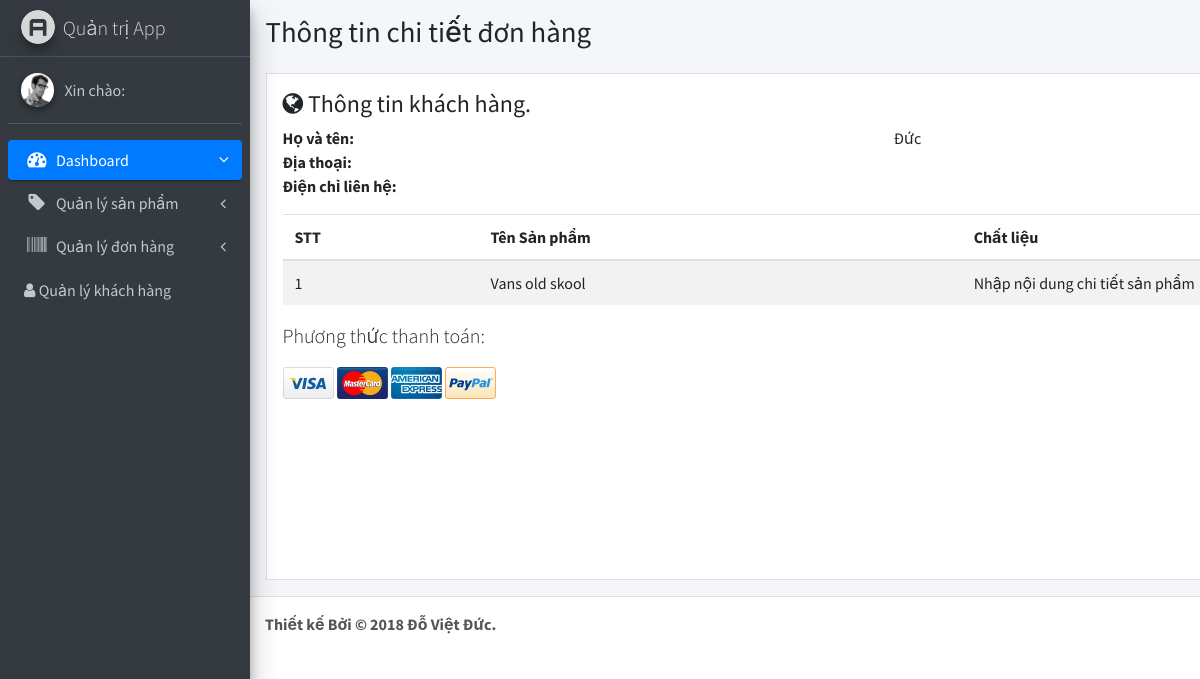
Screenshot of /api/control/donhang/Detail.php?id=1 (signed in) with the database file from the repository.
### tables this page shows
CREATE TABLE `users` (
  `id` int(11) NOT NULL,
  `email` varchar(255) DEFAULT NULL,
  `password` varchar(255) DEFAULT NULL,
  `name` varchar(100) DEFAULT NULL,
  `phone` varchar(20) DEFAULT NULL,
  `address` varchar(255) DEFAULT NULL
);

CREATE TABLE `product` (
  `id` int(11) NOT NULL,
  `name` varchar(100) DEFAULT NULL,
  `id_type` int(11) DEFAULT NULL,
  `price` float DEFAULT '0',
  `color` varchar(255) DEFAULT NULL,
  `material` varchar(255) DEFAULT NULL COMMENT 'chất liệu',
  `description` text NOT NULL,
  `new` tinyint(4) NOT NULL DEFAULT '0',
  `inCollection` tinyint(1) NOT NULL DEFAULT '0',
  `Imgs` varchar(255) NOT NULL,
  `xoa` tinyint(4) NOT NULL DEFAULT '0'
);

### api/control/connect/truyvan.php (called while the page is built, shortened)
<?php
 function Chitietdonhang($MaDH)
 {
        $sql = "SELECT b.id as MaDH, user.name as TenKH, user.phone as Dienthoai, user.address as DiaChi, b.id as Mabill, products.name as TenSP, products.description as Chatlieu, products.price as Gia, b.date_order as Ngaythanhtoan from users user JOIN bill_detail bd JOIN bill b JOIN product products on bd.id_bill = b.id and bd.id_product = products.id and user.id=b.id_customer WHERE b.id ='$MaDH'";
          $row= mysql_query($sql);
           return mysql_fetch_array($row);
 }
?>

### api/control/donhang/Detail.php (the view, shortened to what this page needs)
<?php
require "../connect/truyvan.php";
?>
<?php
$id = $_GET['id'];
settype($id, "int" );
$row_DonHang = Chitietdonhang($id);
?>
<html>
<?php require "../blocks/head.php" ?>
<body class="hold-transition sidebar-mini">
<div class="wrapper">
  <?php require "../blocks/slidebar.php" ?>
  <div class="content-wrapper">
    <section class="content-header">
      <div class="container-fluid">
        <div class="row mb-2">
          <div class="col-sm-6">
            <h1>Thông tin chi tiết đơn hàng</h1>
          </div>
          <div class="col-sm-6">
          </div>
        </div>
      </div>
    </section>
    <section class="content">
      <div class="container-fluid">
        <div class="row">
          <div class="col-12">
              <div class="invoice p-3 mb-3">
              <div class="row">
                <div class="col-12">
                  <h4>
                    <i class="fa fa-globe"></i> Thông tin khách hàng.
                  </h4>
                </div>
              </div>
              <div class="row invoice-info">
                <div class="col-sm-4 invoice-col">
                  <address>
                    <strong>Họ và tên:</strong><br>
                    <strong>Địa thoại:</strong><br>
                    <strong>Điện chỉ liên hệ:</strong><br>
                  </address>
                </div>
                <div class="col-sm-4 invoice-col">
                  <address>
                  <?php echo $row_DonHang ['TenKH']  ?><br>
                  <?php echo $row_DonHang ['Dienthoai']  ?><br>
                  <?php echo $row_DonHang ['DiaChi']  ?><br>
                  </address>
                </div>
              </div>
              <div class="row">
                <div class="col-12 table-responsive">
                  <table class="table table-striped">
                    <thead>
                    <tr>
                      <th>STT</th>
                      <th>Tên Sản phẩm</th>
                      <th>Chất liệu</th>
                    </tr>
                    </thead>
                    <tbody>
                    <tr>
                      <td>1</td>
                      <td><?php echo $row_DonHang ['TenSP']  ?></td>
                      <td><?php echo $row_DonHang ['Chatlieu']  ?></td>
                                          </tr>
                    </tbody>
                  </table>
                </div>
              </div>
              <div class="row">
                <div class="col-6">
                  <p class="lead">Phương thức thanh toán:</p>
                  <img src="../dist/img/credit/visa.png" alt="Visa">
                  <img src="../dist/img/credit/mastercard.png" alt="Mastercard">
                  <img src="../dist/img/credit/american-express.png" alt="American Express">
                  <img src="../dist/img/credit/paypal2.png" alt="Paypal">
                </div>
                <div class="col-6">
                </div>
              </div>
            </div>
          </div>
        </div>
      </div>
    </section>
  </div>
  <?php require "../blocks/footer.php" ?>
</div>
</body>
</html>

### rows the page displays
users: name "Đức", product.name "Vans old skool", product.description "Nhập nội dung chi tiết sản phẩm"
